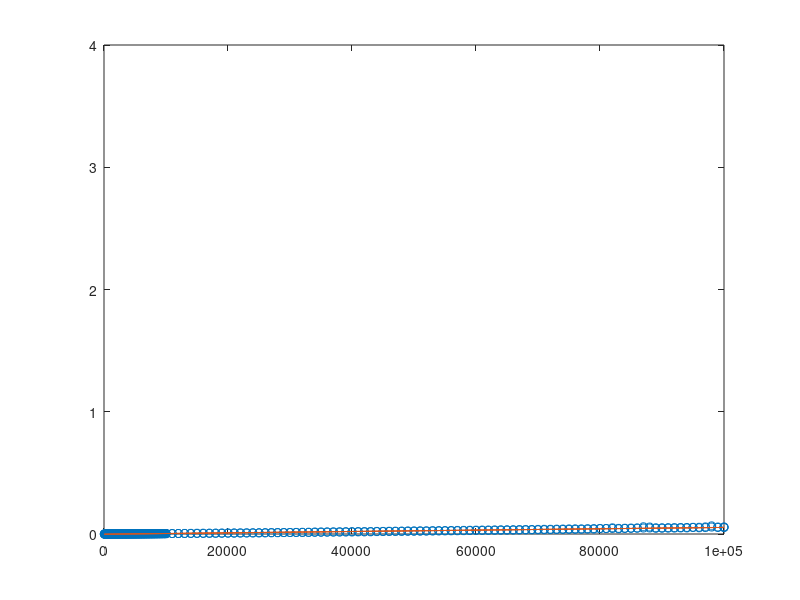

MATLAB code for this plot: (Note: this script raises an error after producing the figure.)
addpath('../../../scripts/octave');
destdir = "../../../../latex/images";
relImgDir = "images";

b = load("ws50r0.1-1.csv");
b = [b;load("ws50r0.1-2.csv")];

npart = b(:,1);
nbox = b(:,2) .^ 3;
ips = b(:,3);

secPerIter = 1 ./ ips;

fit = polyfit(npart, secPerIter, 1);
plot(npart, secPerIter, "o", npart, polyval(fit, npart));
axis([0,1,0,4],'autox');

name='linearComplexity2';
ylabrule='0.3cm';
xlab='Number of particles ($n$)';
ylab='Seconds per iteration';
width='700';
height='500';
makeGraph(name,destdir,relImgDir,xlab,ylab,ylabrule,width,height);


plot(npart, nbox, "o");

name='idealNbox2';
ylabrule='0.3cm';
xlab='Number of particles ($n$)';
ylab='Ideal number of boxes';
width='700';
height='500';
makeGraph(name,destdir,relImgDir,xlab,ylab,ylabrule,width,height);


